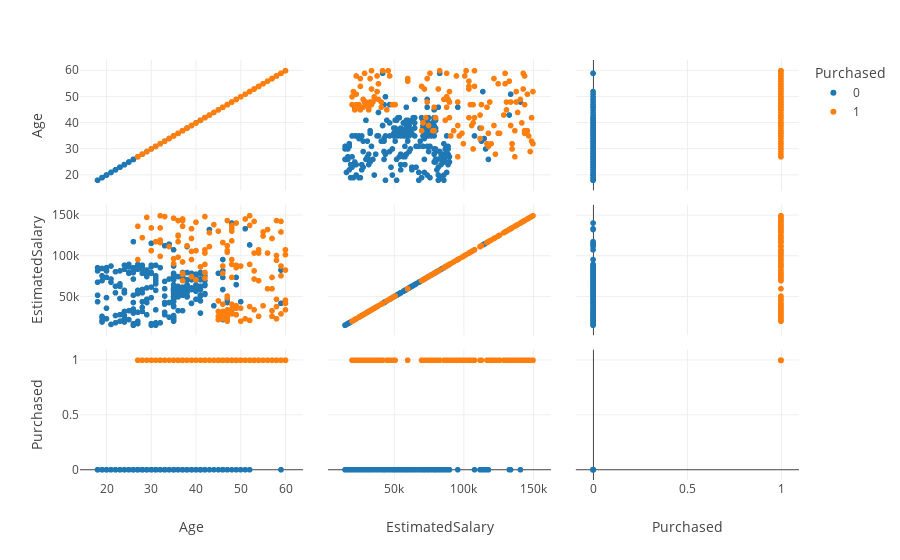

Notebook code for this chart:
### Code cell
df['User ID']=df['User ID'].astype(object)
df['Purchased']=df['Purchased'].astype(str)
templatep="none"


fig = px.scatter_matrix(df[['Age','EstimatedSalary','Purchased']], color='Purchased', template=templatep)
fig.show()

### Figure 1 — Plotly figure (JSON) as saved in the notebook; plotly's stock layout.template omitted (floating-point values rounded to 4 significant figures; data arrays with more than 128 entries replaced by an {"elided": "..."} marker saying what was removed)
{"data": [{"dimensions": [{"axis": {"matches": true}, "label": "Age", "values": {"elided": "257 int values"}}, {"axis": {"matches": true}, "label": "EstimatedSalary", "values": {"elided": "257 int values"}}, {"axis": {"matches": true}, "label": "Purchased", "values": {"elided": "257 str values"}}], "hoverlabel": {"namelength": 0}, "hovertemplate": "Purchased=0<br>%{xaxis.title.text}=%{x}<br>%{yaxis.title.text}=%{y}", "legendgroup": "0", "marker": {"color": "#1F77B4", "symbol": "circle"}, "name": "0", "showlegend": true, "type": "splom"}, {"dimensions": [{"axis": {"matches": true}, "label": "Age", "values": {"elided": "143 int values"}}, {"axis": {"matches": true}, "label": "EstimatedSalary", "values": {"elided": "143 int values"}}, {"axis": {"matches": true}, "label": "Purchased", "values": {"elided": "143 str values"}}], "hoverlabel": {"namelength": 0}, "hovertemplate": "Purchased=1<br>%{xaxis.title.text}=%{x}<br>%{yaxis.title.text}=%{y}", "legendgroup": "1", "marker": {"color": "#FF7F0E", "symbol": "circle"}, "name": "1", "showlegend": true, "type": "splom"}], "layout": {"dragmode": "select", "legend": {"title": {"text": "Purchased"}, "tracegroupgap": 0}, "margin": {"t": 60}}}
